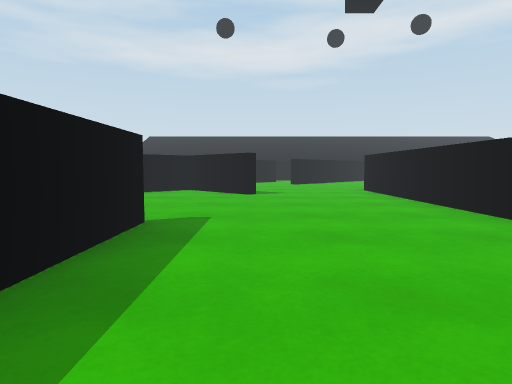
view 1 (above)

24 first-person views from a walk through a scene from a Unity 3-D project. The camera is 0.62 m above the floor, tilts 4° down and sees 75° across. The floor is counted in squares, 1 m on a side. Each view is taken from the middle of a square. On the plan, view 1 faces up. The plan holds only what a view shows up to about 10 squares ahead; the rest is blank. The place goes on beyond the plan. The player character is not drawn. Surface patterns are stand-ins for the level's own textures.

view 2
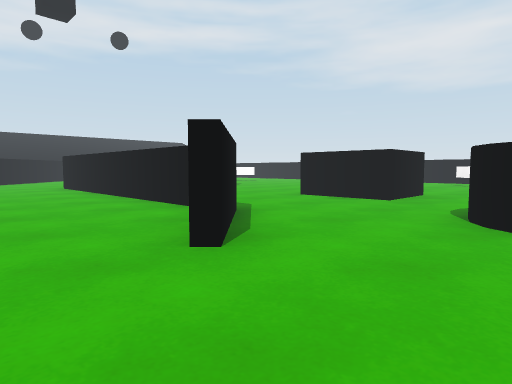

view 3
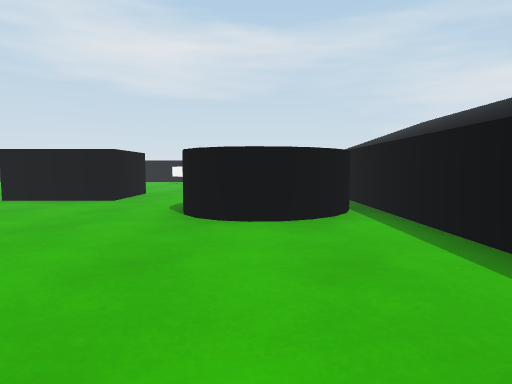

view 4
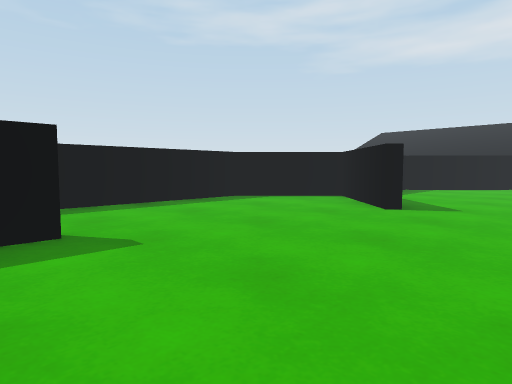

view 5
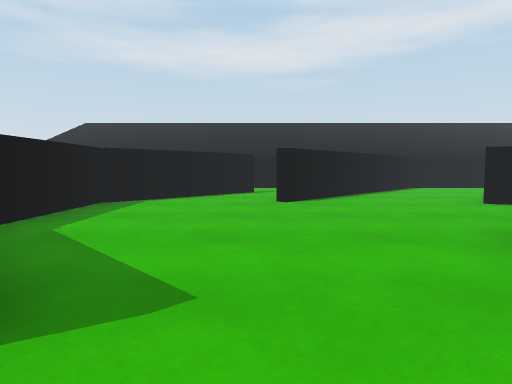

view 6
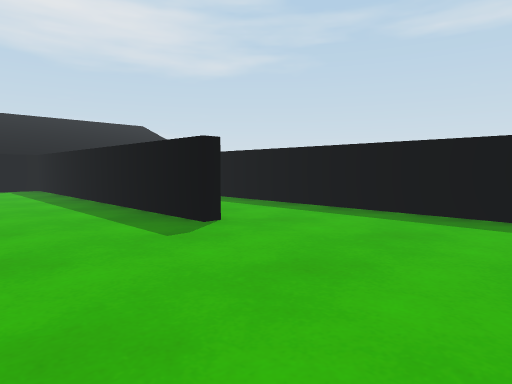

view 7
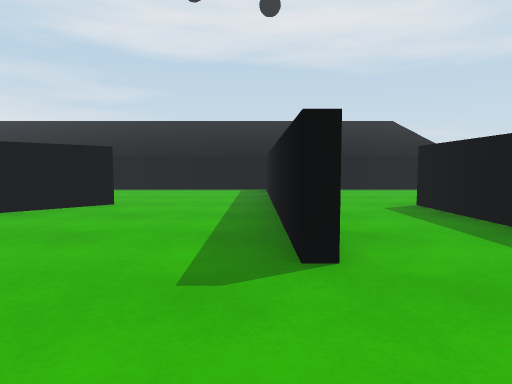

view 8
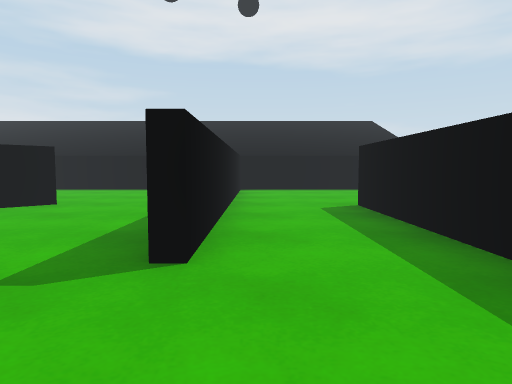

view 9
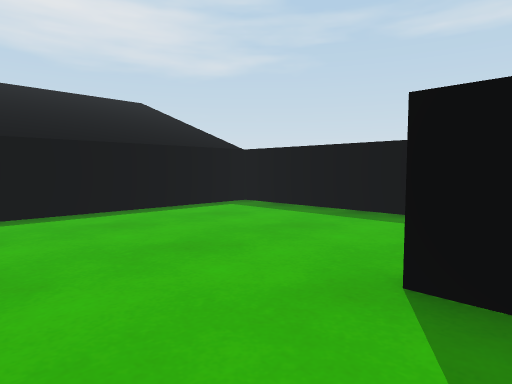

view 10
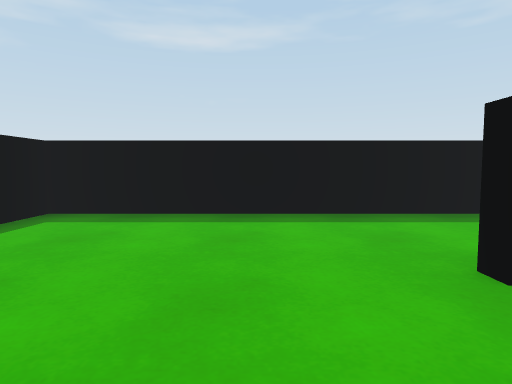

view 11
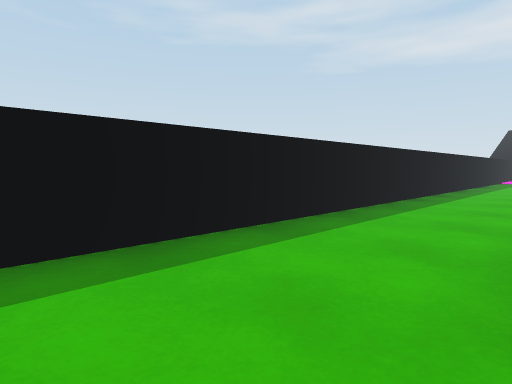

view 12
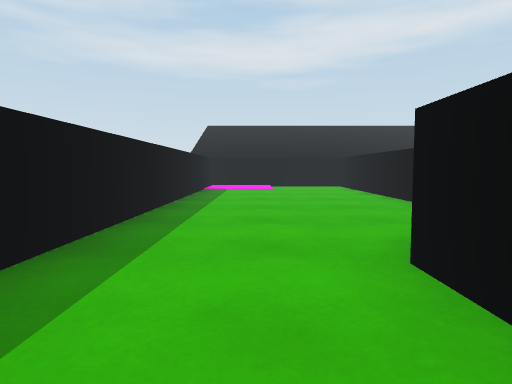

view 13
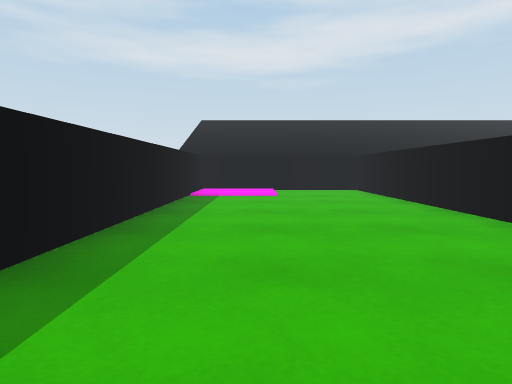

view 14
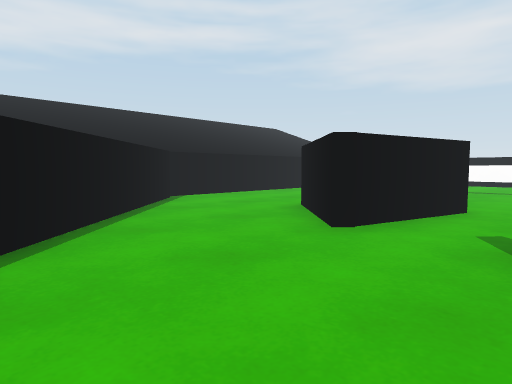

view 15
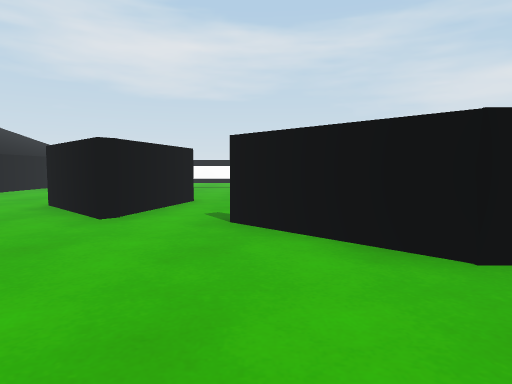

view 16
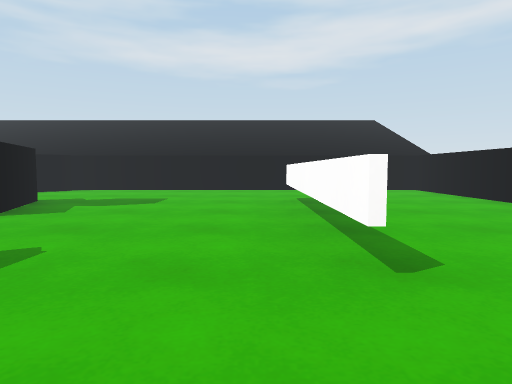

view 17
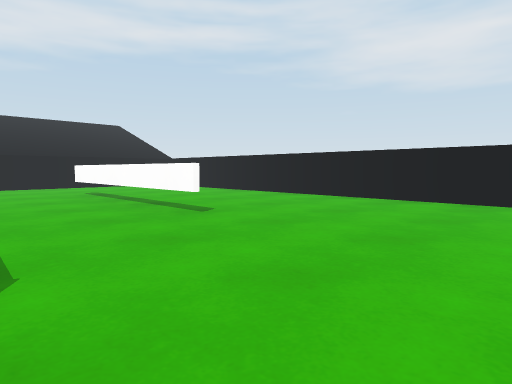

view 18
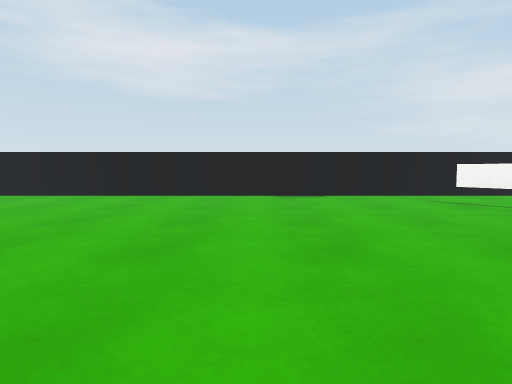

view 19
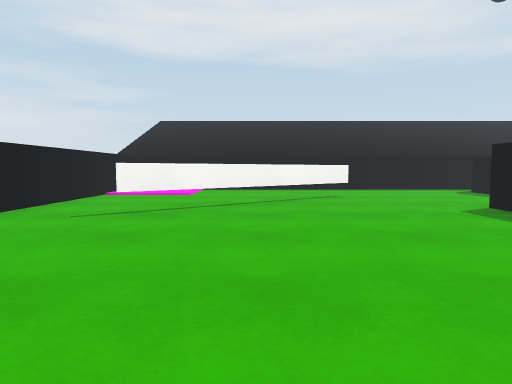

view 20
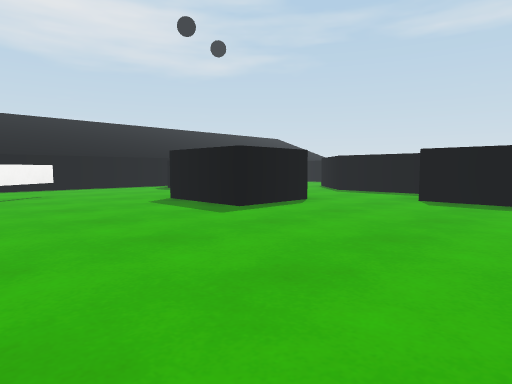

view 21
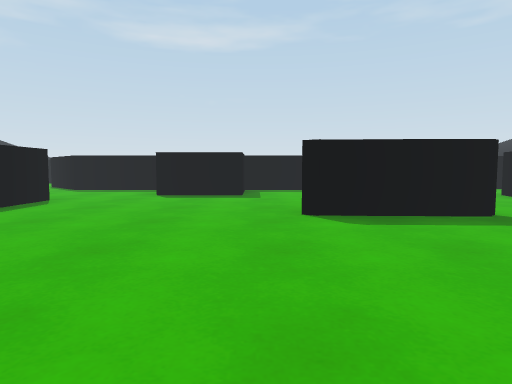

view 22
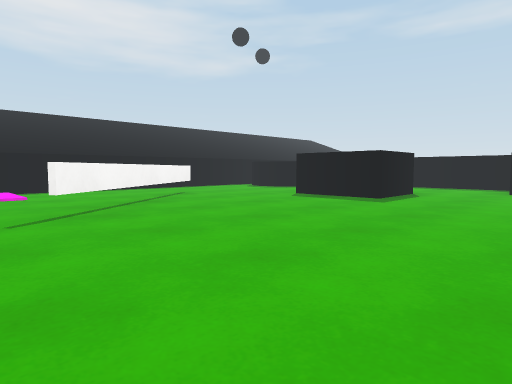

view 23
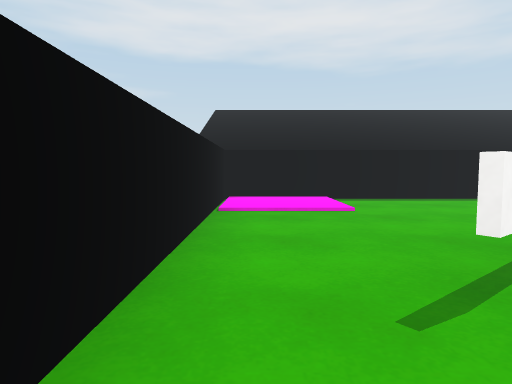

view 24
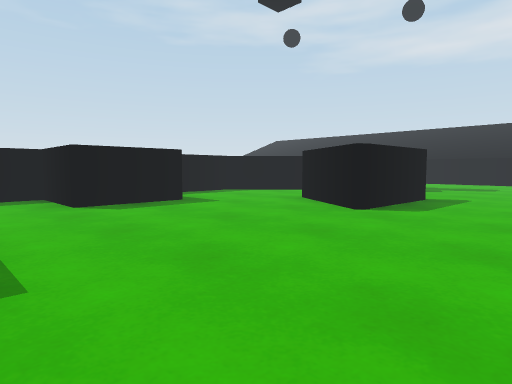

### Floor plan
Key: @ floor where view 1 was taken; # wall or solid block; . main floor; : floor 0.05 m higher than the main floor; B black block; T thing the floor can be seen under or through.
Columns run from 7 left of view 1 to 16 right of it. Each row starts with its distance up from view 1.
 18 ######      ########  ##
 17 #::..#      #.......  .#
 16 #::..#  #  ##..........#
 15 #....#### ##.......T...#
 14 #....###.##..##....T...#
 13 #....#.......##....T...#
 12 #....#.............T...#
 11 #....#.....##......T...#
 10 #....# ...##...#...T...#
  9 #...####..#...##.......#
  8 #..##..#..#....#.......#
  7 #..#......#............#
  6 #..#......###..........#
  5 #..#......###..........#
  4 #..#......#............#
  3 #..#..#...#...BB.......#
  2 #..#..#...#...BB.......#
  1 #..#..#..##...BB....T..#
  0 #.....#@...........T...#
 -1 #.....#.....#.....T....#
 -2 #.....#....###...T...::#
 -3 #.....#....###.......::#
 -4 ########################

Where each view was taken, in squares from view 1:
view 1: 0 up, 0 right, facing up
view 2: 2 down, 0 right, facing up-right
view 3: 2 down, 0 right, facing right
view 4: 3 up, 2 right, facing up-left
view 5: 7 up, 1 right, facing up
view 6: 7 up, 1 right, facing down-left
view 7: 6 up, 1 left, facing down
view 8: 6 up, 2 left, facing down
view 9: 1 up, 2 left, facing down-left
view 10: 1 down, 2 left, facing left
view 11: 1 down, 4 left, facing up-left
view 12: 6 up, 5 left, facing up
view 13: 8 up, 5 left, facing up
view 14: 11 up, 2 right, facing up-right
view 15: 11 up, 1 right, facing right
view 16: 8 up, 11 right, facing up
view 17: 6 up, 9 right, facing up-right
view 18: 5 up, 8 right, facing right
view 19: 6 up, 12 right, facing down
view 20: 7 up, 12 right, facing down-left
view 21: 7 up, 13 right, facing left
view 22: 6 up, 15 right, facing down-left
view 23: 3 up, 15 right, facing down
view 24: 3 up, 11 right, facing up-left
